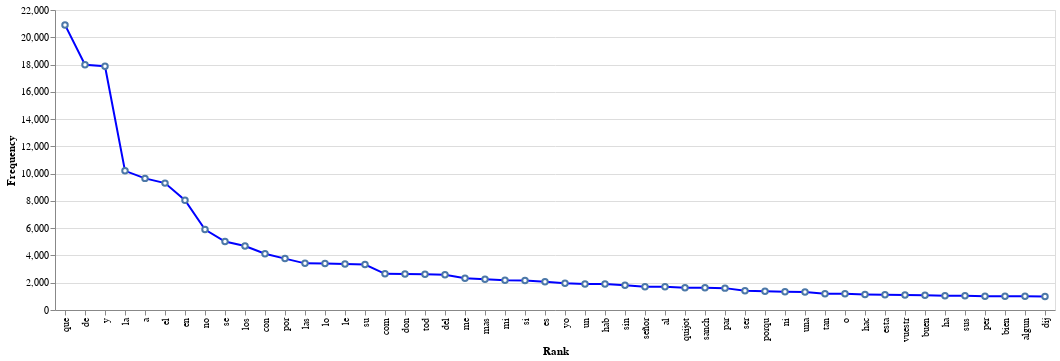

The notebook cell this image was saved under:
### Code cell
c2

### Figure 1 — Vega-Lite specification as saved in the notebook (floating-point values rounded to 4 significant figures)
{"config": {"view": {"continuousWidth": 300, "continuousHeight": 300}}, "data": {"name": "data-29c2fe1d0d1f8ef02a668a827b9fd79b"}, "mark": {"type": "line", "color": "blue", "point": {"fill": "white", "filled": false}}, "encoding": {"x": {"field": "Rank", "sort": {"field": "Frequency", "order": "descending"}, "type": "ordinal"}, "y": {"field": "Frequency", "scale": {"domain": [0, 22000]}, "type": "quantitative"}}, "$schema": "https://vega.github.io/schema/vega-lite/v5.14.1.json", "datasets": {"data-29c2fe1d0d1f8ef02a668a827b9fd79b": [{"Rank": "que", "Frequency": 20908}, {"Rank": "de", "Frequency": 17985}, {"Rank": "y", "Frequency": 17875}, {"Rank": "la", "Frequency": 10206}, {"Rank": "a", "Frequency": 9652}, {"Rank": "el", "Frequency": 9305}, {"Rank": "en", "Frequency": 8047}, {"Rank": "no", "Frequency": 5899}, {"Rank": "se", "Frequency": 5024}, {"Rank": "los", "Frequency": 4694}, {"Rank": "con", "Frequency": 4126}, {"Rank": "por", "Frequency": 3769}, {"Rank": "las", "Frequency": 3421}, {"Rank": "lo", "Frequency": 3404}, {"Rank": "le", "Frequency": 3367}, {"Rank": "su", "Frequency": 3333}, {"Rank": "com", "Frequency": 2655}, {"Rank": "don", "Frequency": 2634}, {"Rank": "tod", "Frequency": 2628}, {"Rank": "del", "Frequency": 2580}, {"Rank": "me", "Frequency": 2324}, {"Rank": "mas", "Frequency": 2255}, {"Rank": "mi", "Frequency": 2175}, {"Rank": "si", "Frequency": 2164}, {"Rank": "es", "Frequency": 2080}, {"Rank": "yo", "Frequency": 1957}, {"Rank": "un", "Frequency": 1907}, {"Rank": "hab", "Frequency": 1905}, {"Rank": "sin", "Frequency": 1819}, {"Rank": "señor", "Frequency": 1706}, {"Rank": "al", "Frequency": 1699}, {"Rank": "quijot", "Frequency": 1639}, {"Rank": "sanch", "Frequency": 1630}, {"Rank": "par", "Frequency": 1604}, {"Rank": "ser", "Frequency": 1419}, {"Rank": "porqu", "Frequency": 1381}, {"Rank": "ni", "Frequency": 1333}, {"Rank": "una", "Frequency": 1312}, {"Rank": "tan", "Frequency": 1199}, {"Rank": "o", "Frequency": 1185}, {"Rank": "hac", "Frequency": 1138}, {"Rank": "esta", "Frequency": 1115}, {"Rank": "vuestr", "Frequency": 1104}, {"Rank": "buen", "Frequency": 1087}, {"Rank": "ha", "Frequency": 1041}, {"Rank": "sus", "Frequency": 1038}, {"Rank": "per", "Frequency": 1014}, {"Rank": "bien", "Frequency": 1005}, {"Rank": "algun", "Frequency": 1002}, {"Rank": "dij", "Frequency": 995}]}}
